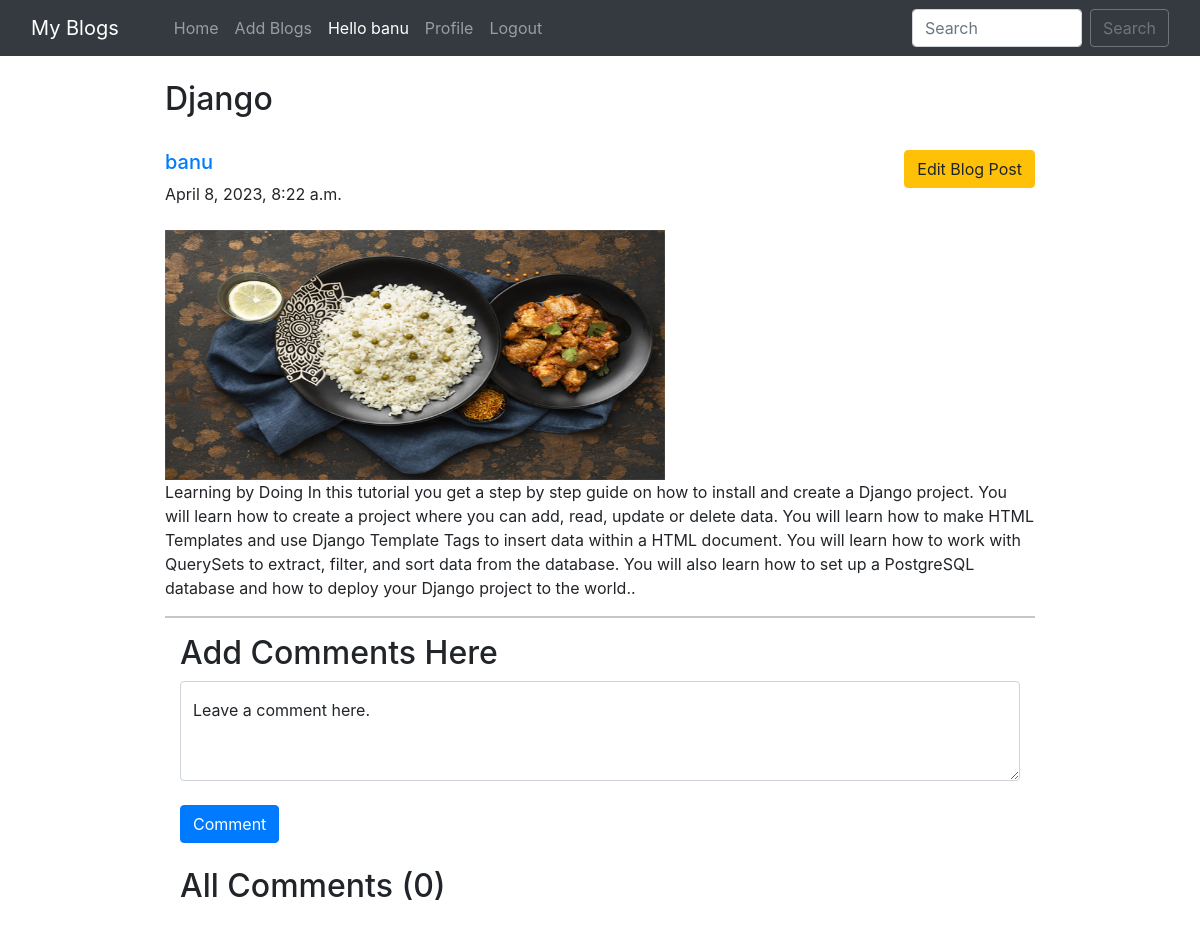
/blog/Django_Introduction_Blog/ (signed in), run on the app's committed database.
### home/models.py (models this page shows, shortened)
class BlogPost(models.Model):
    title = models.CharField(max_length=255)
    author = models.ForeignKey(User, on_delete=models.CASCADE)
    slug = models.CharField(max_length=130)
    content = models.TextField()
    image = models.ImageField(upload_to="profile_pics", blank=True, null=True)
    dateTime = models.DateTimeField(auto_now_add=True)

### home/views.py (the view)
# urls.py: path("blog/<str:slug>/", views.blogs_comments, name="blogs_comments"),
def blogs_comments(request, slug):
    post = BlogPost.objects.filter(slug=slug).first()
    comments = Comment.objects.filter(blog=post)
    if request.method == "POST":
        user = request.user
        content = request.POST.get('content', '')
        blog_id = request.POST.get('blog_id', '')
        comment = Comment(user=user, content=content, blog=post)
        comment.save()
    return render(request, "blog_comments.html", {'post': post, 'comments': comments})

### home/templates/blog_comments.html (shortened to what this page needs)
{% extends 'base.html' %}
{% block body %}
{% load humanize %}
<div class="container w-75 my-4">
      <h2 class="blog-post-title">{{post.title}}</h2>
      <br>
      <div class="media">
            <div class="media-body">
                  <h5 class="mt-0"><a href="/user_profile/{{post.author.id}}/">{{post.author}}
                              {% if user.is_authenticated %}
                              {% if user.id == post.author.id %}
                              <small><a href="/edit_blog_post/{{post.slug}}/" class="edit btn btn-warning">Edit Blog Post</a></small>
                              {% endif %}
                              {% endif %}
                        </a></h5>
                  {{post.dateTime}}
            </div>
      </div>
      <br>
      <img src="/media/{{post.image}}" alt="" height="250px" width="500px">
      <br>
      <p>{{post.content}}.</p>
      <hr>
      {% if user.is_authenticated %}
      <div class="container">
            <h2>Add Comments Here</h2>
            <form action="/blog/{{post.slug}}/" method="POST"> {% csrf_token %}
                  <div class="form-floating">
                        <textarea class="form-control" placeholder="Leave a comment here" id="floatingTextarea2"
                              style="height: 100px" id="content" name="content"></textarea>
                        <label for="floatingTextarea2">Leave a comment here.</label>
                        <br>
                        <button type="submit" class="btn btn-primary">Comment</button>
                  </div>
            </form>
            {% else %}
            <div class="container">
                  <h4><a href="/login/">Login</a> to post comments below.</h4>
                  {% endif %}
                  <br>
                  <h2>All Comments ({{comments.count}})</h2>
                  <br>
            </div>
      </div>
      {% endblock %}

### home/templates/base.html (shortened to what this page needs)
<!doctype html>
<html lang="en">
  <head>
    <link href="//maxcdn.bootstrapcdn.com/bootstrap/4.1.1/css/bootstrap.min.css" rel="stylesheet" id="bootstrap-css">
    <link href="https://cdn.jsdelivr.net/npm/bootstrap@5.0.2/dist/css/bootstrap.min.css" rel="stylesheet">
    <link rel="stylesheet" href="https://maxcdn.bootstrapcdn.com/bootstrap/4.0.0/css/bootstrap.min.css">
  </head>
  <body>
    <nav class="navbar navbar-expand-lg navbar-dark bg-dark sticky-top">
        <div class="container-fluid">
          <a class="navbar-brand" href="#">My Blogs</a>
          <div class="collapse navbar-collapse" id="navbarSupportedContent">
          <div class="container mx-3">
            <ul class="navbar-nav me-auto mb-2 mb-lg-0">
              <li class="nav-item">
                <a class="nav-link {% block homeactive %} {% endblock homeactive %}" aria-current="page" href="/">Home</a>
              </li>
              {% if user.is_authenticated %}
              <li class="nav-item">
                <a class="nav-link {% block add_blogs_active %} {% endblock add_blogs_active %}" href="/add_blogs/">Add Blogs</a>
              </li>
              <li class="nav-item">
                <a class="nav-link active" href="#">Hello {{request.user}}</a>
              </li>
              <li class="nav-item">
                <a class="nav-link {% block profileactive %} {% endblock profileactive %}" href="/profile/">Profile</a>
              </li>
              <li class="nav-item">
                <a class="nav-link" href="/logout/">Logout</a>
              </li>
              {% endif %}
            </ul>
            </div>
            <form class="d-flex" method="POST" action="/search/"> {% csrf_token %}
              <input class="form-control me-2" type="search" placeholder="Search" name="searched" id="searched" aria-label="Search">
              <button href="/search/" class="btn btn-outline-secondary" type="submit">Search</button>
            </form>
          </div>
        </div>
      </nav>
      {% block body %}
      {% endblock %}
</body>
</html>

### data on the page
BlogPost: title "Django", author "banu", dateTime "April 8, 2023, 8:22 a.m.", image (picture), content "Learning by Doing In this tutorial you get a step by step guide on how to install and create a Django project. You will learn how to create a project where you can add, read, update or delete data. You will learn how to make HTML Templates and use Django Template Tags to insert data within a HTML document. You will learn how to work with QuerySets to extract, filter, and sort data from the database. You will also learn how to set up a PostgreSQL database and how to deploy your Django project to the world."

### other printed values
{{ request.user }} "banu"
{{ comments.count }} "0"
